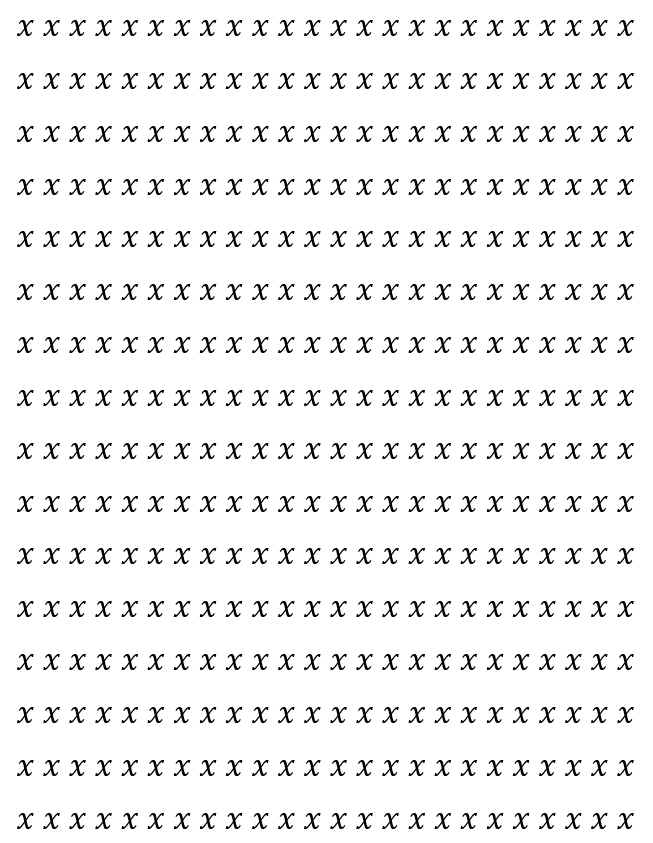
#> input picture testimages/individual1.png, 653 x 843 px; its folder holds only this picture in this run
$ python Main2.py
#> lines starting #> are read from the running program, lines starting #| are printed output that depends on the picture; after the words box and inside, x2 and y2 are one past the last pixel; in counts of white or black regions, pixels touching at a corner belong together
"""
Write code to open any file in testimages file with .png extension
"""


import pytesseract
import cv2
import numpy as np
import os
import math
import h5py

pytesseract.pytesseract.tesseract_cmd = r'C:\\Program Files\\Tesseract-OCR\\tesseract'


# eq_no is the number of the test file
def main(eq_no):
#> called with eq_no = 1
    eq_no += 1
    img_dict = {}
    for i in range(1, eq_no):
        img_dict["img{0}".format(i)] = cv2.imread('testimages/individual{0}.png'.format(i))
    """
    For each image opened do 5 things:
    1) Resize image (optional)
    2) Blur the image with GaussianBlur
    3) Convert image to grayscale
    4) Convert image to black and white
    5) Convert to inverted black and white
    Then set original image to new, modified image
    """
    for image in img_dict:
        scale = 1
        blur = (3, 3)
        temp_img = img_dict[image]
        temp_img = cv2.resize(temp_img, (round(temp_img.shape[1] * scale), round(temp_img.shape[0] * scale)))
        temp_img_blur = cv2.GaussianBlur(temp_img, blur, 0)
        temp_img_gray = cv2.cvtColor(temp_img_blur, cv2.COLOR_BGR2GRAY)
        (thresh, temp_img_baw) = cv2.threshold(temp_img_gray, 127, 255, cv2.THRESH_BINARY)
        temp_img_inv = cv2.bitwise_not(temp_img_baw)
        img_dict[image] = temp_img_inv
#> this loop made 1 pass
#> (image, scale, blur) on pass 1: ('img1', 1, (3, 3))
#> pass 1, in main, `(thresh, temp_img_baw) = cv2.threshold(temp_img_gray, 127, 255, cv2.TH..`:
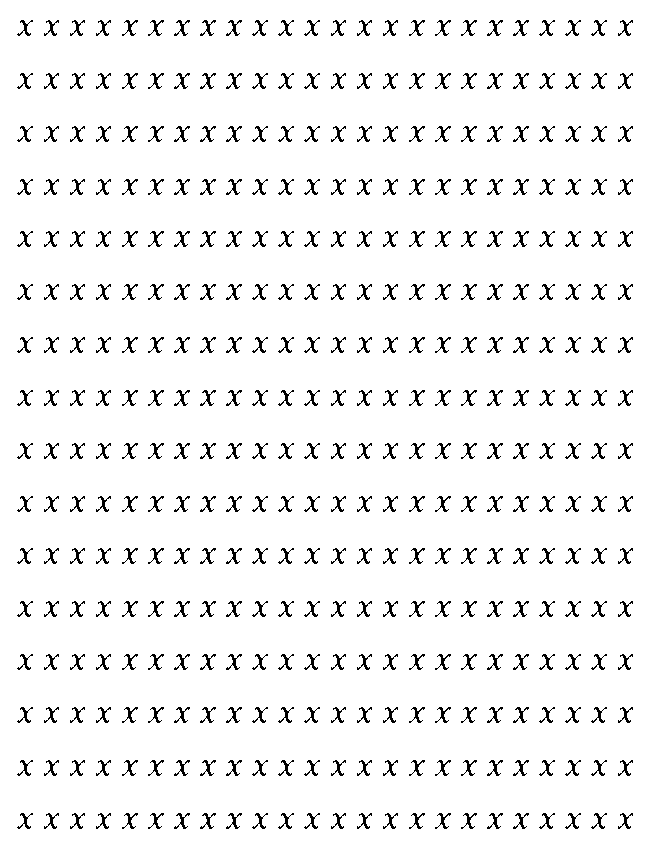
#> temp_img_baw: shape (843, 653); 94.6% white; black in thin lines or dots
#> temp_img is the input picture: shape (843, 653, 3); min 0, max 255, mean 240.1
#> after the loop, img_dict = 1 item

    # Get contours of characters in image
    # Iterate through each contour and draw a bounding rectangle
    # Create 'boxes' list to store rectangles created
    def find_contours(input_img):
        """ Finds contours of input image using cv2.findContours(). Returns boxes created.
        Parameters:
        ---------------
        image   input image to find contours for
        """
        contours, hierarchy = cv2.findContours(input_img, cv2.RETR_EXTERNAL, cv2.CHAIN_APPROX_TC89_KCOS)
        boxes = np.zeros((len(contours), 4))
        j = 0
        for c in contours:
            j += 1
            added = False
            (x, y, w, h) = cv2.boundingRect(c)
            for i in range(len(boxes)):
                # Check if there is another rectangle that is somewhat above it (within 20 pixels) and add them as the
                # same rectangle
                try:
                    if boxes[i][0] - 5 <= x <= boxes[i][0] + 5 and boxes[i][1] - 15 <= y <= boxes[i][1] + 15:
                        temp_boxes = np.delete(boxes, boxes[i])
                        boxes[i] = [min(x, boxes[i][0]), min(y, boxes[i][1]), max(x + h, boxes[i][2]), max(y + h, boxes[i][3])]
                        boxes.resize((boxes.shape[0]-1, 4))
                        added = True
                        j -= 1
                        break
                except IndexError:
                    continue

            if not added:
                boxes[j-1] = [x, y, x + w, y + h]
        return boxes

    def crop_image(input_img, boxes):
        """ Crops image based off of generated boxes. Returns cropped image.
        Note: Currently does not work on skewed images
        Parameters:
        ---------------
        input_img       input image to crop
        boxes           boxes of all found contours
        """
        sz = 3
        left = int(np.min(boxes[:, 0])) - sz
        top = int(np.min(boxes[:, 1])) - sz
        right = int(np.max(boxes[:, 2])) + sz
        bottom = int(np.max(boxes[:, 3])) + sz
        temp_image = input_img[top:bottom, left:right]
        # Call find_contours again because contour locations have now changed
        return temp_image

    def draw_boxes(input_img, boxes):
        """ Draws rectangles on input image, given the box data of that image. Returns new modified image.
        Parameters:
        ---------------
        boxes       array of rectangular data: (x, y, w+x, h+y)     i.e. cv2.findContours() output
        image       input image to draw rectangles on
        """
        temp_img = input_img
        for box in boxes:
            temp_box = [int(element) for element in box]
            temp_img = cv2.rectangle(temp_img, (temp_box[0], temp_box[1]), (temp_box[2], temp_box[3]), 255, 1)
        return temp_img

    def create_boxes(boxes, image, name):
        """ Creates boxes for given input image and writes them to a .box file.
        Parameters:
        ---------------
        boxes       array of rectangular data: (x, y, w+x, h+y)     i.e. cv2.findContours() output
        image       input image to create boxes for
        name        name of .box file to be created
        """
        f = open("{0}{1}.box".format(name, eq_no), "w+")
        for box in boxes:
            temp_box = [int(element) for element in box]
            temp_box = (temp_box[0], int(image.shape[0]) - temp_box[1], temp_box[2], int(image.shape[0]) - temp_box[3])
            f.write(("x " + str(temp_box).strip("[]()") + " 0" + "\n").replace(",", ""))
        f.close()

    # Set directory for final images to be saved
    directory = r'C:\Users\Truman\Documents\GitHub\MathVision\testimages\trainingdata'
    os.chdir(directory)

    boxes_dict = {}
    for image in img_dict:
        # Find boxes of each character
        boxes = find_contours(img_dict[image])
        # Crop image
        img_dict[image] = crop_image(img_dict[image], boxes)
        # Find new boxes for new cropped image
        boxes_dict[image] = find_contours(img_dict[image])
#> this loop made 1 pass
#> (image, sz in crop_image, left in crop_image, top in crop_image, right in crop_image, bottom in crop_image) on pass 1: ('img1', 3, 14, 17, 636, 832)
#> pass 1, in crop_image, `temp_image = input_img[top:bottom, left:right]`:
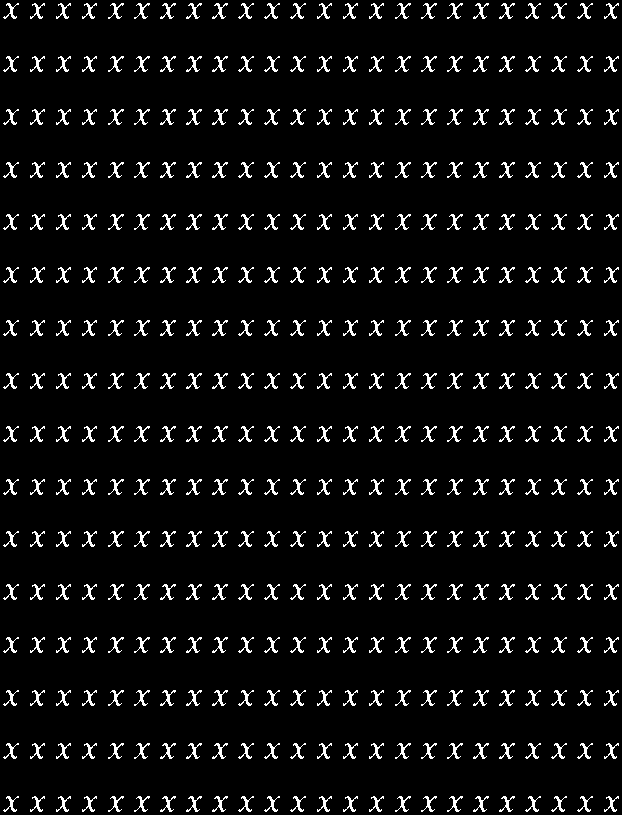
#> temp_image: shape (815, 622); 5.9% white in thin lines or dots
#> after the loop, boxes_dict = 1 item

    characters_dict = {}
    for image in img_dict:
        i = 0
        for box in boxes_dict[image]:
            i += 1
            # Set a safezone of 3 pixels around the character
            sz = 3
            # Create temp_box list that converts all elements in boxes to integers (from floats).
            temp_box = [int(element) for element in box]
            characters_dict["character{0}_{1}".format(i, image)] = img_dict[image][temp_box[1] - sz:temp_box[3] + sz, temp_box[0] - sz:temp_box[2] + sz]
#> this loop made 1 pass
#> image on pass 1: 'img1'
#> after the loop, characters_dict = 384 items

    # Find character with largest size in both x and y
    max_x = 0
    max_y = 0
    for character in characters_dict:
        if characters_dict[character].shape[0] > max_y:
            max_y = characters_dict[character].shape[0]
        if characters_dict[character].shape[1] > max_x:
            max_x = characters_dict[character].shape[1]
#> this loop made 384 passes
#> (character, max_y, max_x) on pass 1: ('character1_img1', 22, 21)
#> (character, max_x) on pass 2: ('character2_img1', 22)
#> after the loop, max_x = 22; max_y = 22

    # Resize all characters to be same size as character with largest dimension by adding black space to all sides
    size = max(max_x, max_y)
#> size = 22
    if size % 2 != 0:
        size += 1
    for image in characters_dict:
        extra_y = 0
        extra_x = 0
        if characters_dict[image].shape[0] % 2 == 1:
            extra_y = 1
        if characters_dict[image].shape[1] % 2 == 1:
            extra_x = 1
        b_y = int((size - characters_dict[image].shape[0])/2)
        b_x = int((size - characters_dict[image].shape[1])/2)
        characters_dict[image] = cv2.copyMakeBorder(characters_dict[image], b_y + extra_y, b_y, b_x + extra_x, b_x, 1, (0, 0, 0))
#> this loop made 384 passes
#> (image, extra_x) on passes 1 to 12: ('character1_img1', 1), ('character2_img1', 0), ('character3_img1', 0), ('character4_img1', 0), ('character5_img1', 0), ('character6_img1', 0), ('character7_img1', 0), ('character8_img1', 0), ('character9_img1', 0), ('character10_img1', 1), ('character11_img1', 1), ('character12_img1', 1)

    length = math.floor(len(characters_dict) / 10)
#> length = 38
    remainder = len(characters_dict) % 10
#> remainder = 4
    blank_img = np.zeros((1, size, size), dtype="uint8")

    # Create grid of all characters found in original input image
    final_concat_dict = {}
    resized_chars_copy = np.asarray(list(characters_dict.values()))

    character_row = []
    # Make rows of 10 characters
    for i in range(length):
        h_concat = cv2.hconcat(resized_chars_copy[10*i:10*(i+1)])
        # Check if this is the last row to create
        if i == length - 1 and remainder != 0:
            # Add blank sections for end of photo
            for j in range(10 - remainder):
                resized_chars_copy = np.append(resized_chars_copy, blank_img, axis=0)
            h_concat_last = cv2.hconcat(resized_chars_copy[10*(i+1):10*(i+2)])
            character_row.append(h_concat)
            character_row.append(h_concat_last)
            break
        character_row.append(h_concat)
#> this loop made 38 passes
#> pass 1, in main, `h_concat = cv2.hconcat(resized_chars_copy[10*i:10*(i+1)])`:
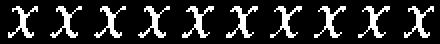
#> h_concat: shape (22, 220) (shown 2 times larger); 16.1% white in thin lines or dots, all inside (x1, y1, x2, y2) = (4, 3, 217, 19)
#> pass 2, in main, `h_concat = cv2.hconcat(resized_chars_copy[10*i:10*(i+1)])`:
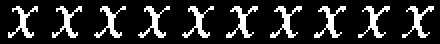
#> h_concat: shape (22, 220) (shown 2 times larger); 16.2% white in thin lines or dots, all inside (x1, y1, x2, y2) = (4, 3, 217, 19)
#> pass 3, in main, `h_concat = cv2.hconcat(resized_chars_copy[10*i:10*(i+1)])`:
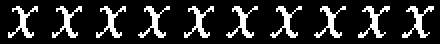
#> h_concat: shape (22, 220) (shown 2 times larger); 16.1% white in thin lines or dots, all inside (x1, y1, x2, y2) = (4, 3, 217, 19)
#> after the loop, character_row = 39 items
    # Produce final grids with 10 items in each row and column
    k = -1
    for row in range(1, len(character_row)+1):
        if row % 10 == 0:
            k += 1
            final_concat_dict["final_concat_{}".format(k)] = cv2.vconcat([character_row[x] for x in range(k*10, (k+1)*10)])
#> this loop made 39 passes
#> after the loop, final_concat_dict = 3 items; k = 2
    # If there are extra characters, put them all into the final image, which may be less than 10 rows
    final_concat_dict["final_concat_{}".format(k)] = cv2.vconcat([character_row[x] for x in range(k*10, (k+1)*10)])

    final_img_list = []
    for image in characters_dict:
        final_img_list.append(characters_dict[image])
#> this loop made 384 passes
#> image on passes 1 to 3: 'character1_img1', 'character2_img1', 'character3_img1'
#> after the loop, final_img_list = 384 items

    for image in final_concat_dict:
        cv2.imshow("image", final_concat_dict[image])
        cv2.waitKey()
#> this loop made 3 passes
#> pass 1, in main, `cv2.imshow("image", final_concat_dict[image])`:
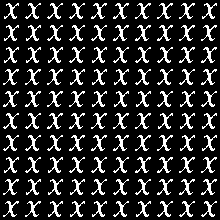
#> window 'image': shape (220, 220); 16.1% white in thin lines or dots
#> pass 2, in main, `cv2.imshow("image", final_concat_dict[image])`:
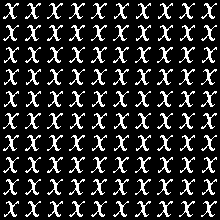
#> window 'image': shape (220, 220); 16.1% white in thin lines or dots
    return final_img_list


def store_many_hdf5(images, labels):
    """ Stores an array of images to HDF5.
        Parameters:
        ---------------
        images       images array, (N, 32, 32, 3) to be stored
        labels       labels array, (N, 1) to be stored
    """
    num_images = len(images)
    hdf5_dir = "C:/Users/Truman/Documents/GitHub/MathVision/HDF5/f{0}_characters.h5".format(num_images)
    # Create a new HDF5 file
    file = h5py.File(hdf5_dir, "w")

    # Create a dataset in the file
    dataset = file.create_dataset(
        "images", np.shape(images), h5py.h5t.STD_U8BE, data=images
    )
    meta_set = file.create_dataset(
        "meta", np.shape(labels), h5py.h5t.STD_U8BE, data=labels
    )
    file.close()
    return hdf5_dir


if __name__ == "__main__":
    characters = main(1)
#> characters = 384 items
    path = store_many_hdf5(characters, characters)
#> in store_many_hdf5, `num_images = len(images)`: num_images = 384
#> (the run stopped early here; a loop or call above may not have finished)
